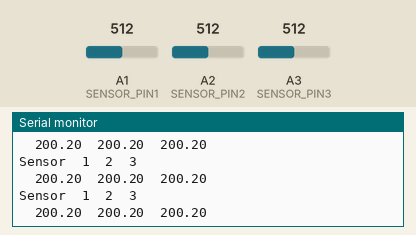
This sketch was run on a simulated Arduino Nano 33 IoT. Parts: the last lines printed to the serial monitor. The inputs (shaded band) are chosen by the test bench; at power-on: A1 (SENSOR_PIN1) = 512, A2 (SENSOR_PIN2) = 512, A3 (SENSOR_PIN3) = 512. Nothing arrives over Bluetooth unless stated; a phone connects over Bluetooth LE 3 s after start.

Above: at 4.5 s.
4.6 s: A1 (SENSOR_PIN1) set to 716
At 5.7 s:
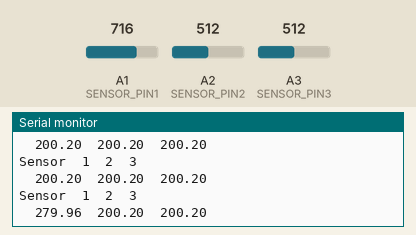
6.1 s: A2 (SENSOR_PIN2) set to 716
At 7.1 s:
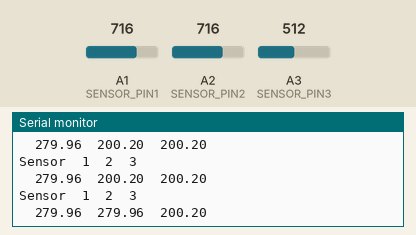
7.6 s: A3 (SENSOR_PIN3) set to 716
At 8.5 s:
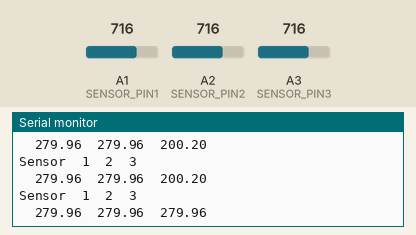
9.1 s: A1 (SENSOR_PIN1) set to 900
At 9.9 s:
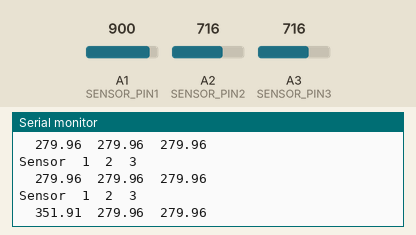
10.6 s: A2 (SENSOR_PIN2) set to 900
At 11.3 s:
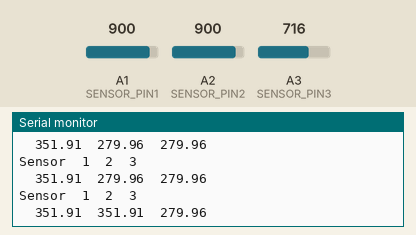
12.1 s: A3 (SENSOR_PIN3) set to 900
At 12.7 s:
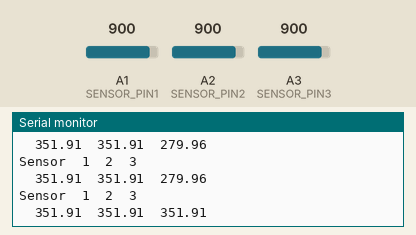
Timing chart, 0 to 14.6 s (numbered marks = the images above; inputs shaded):
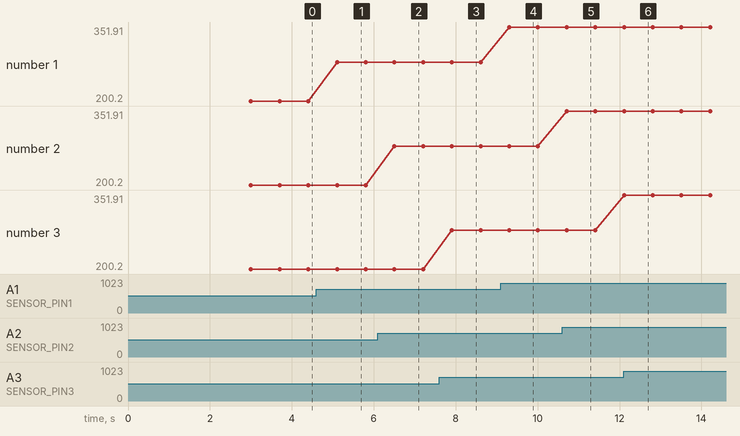

Measured:
- after the input at 4.6 s, the serial monitor: prints a new line after 0.50 s (image 1)
- after the input at 6.1 s, the serial monitor: prints a new line after 0.41 s (image 2)
- after the input at 7.6 s, the serial monitor: prints a new line after 0.31 s (image 3)
- after the input at 9.1 s, the serial monitor: prints a new line after 0.21 s (image 4)
- after the input at 10.6 s, the serial monitor: prints a new line after 0.11 s (image 5)
- after the input at 12.1 s, the serial monitor: prints a new line at once (image 6)
- plotted number 1: 200.2 → 279.96 after the input at 4.6 s, 279.96 → 351.91 after the input at 9.1 s

The sketch:

simpleBLE.ino
```cpp
/*
* Group Name: The Alligaitors
* Course Name: BMEN 3030 - Bioinstrumentation
*
* Connects the Arduino MKR WiFi 1010 to Bluetooth where the output
* from the (3) FlexiForce pressure sensors was transmitted, in addition
* to printing the output to the Serial Monitor once a device pairs.
*/

#include <ArduinoBLE.h>

#define SENSOR_PIN1 A1
#define SENSOR_PIN2 A2
#define SENSOR_PIN3 A3

// Initialize a service for the sensor characteristics
BLEService sensorService("19b10010-e8f2-537e-4f6c-d104768a1214");

// Initialize characteristics for each of the sensors
BLEUnsignedCharCharacteristic sensor1("19b10011-e8f2-537e-4f6c-d104768a1214", BLERead | BLENotify);
BLEUnsignedCharCharacteristic sensor2("19b10012-e8f2-537e-4f6c-d104768a1214", BLERead | BLENotify);
BLEUnsignedCharCharacteristic sensor3("19b10014-e8f2-537e-4f6c-d104768a1214", BLERead | BLENotify);

// Initilize a calibration factor to multiply sensor readings by
const int cf = 80;

void setup()
{
  Serial.begin(9600);

  pinMode(SENSOR_PIN1, INPUT);
  pinMode(SENSOR_PIN2, INPUT);
  pinMode(SENSOR_PIN3, INPUT);

  // Wait for the Serial Monitor to get opened before beginning the bulk of setup
  while (!Serial);

  if (!BLE.begin())
  {
    Serial.println("BLE failed to start");
    while (1);
  }

  BLE.setLocalName("MKR Wifi 1010");
  BLE.setAdvertisedService(sensorService);
  sensorService.addCharacteristic(sensor1);
  sensorService.addCharacteristic(sensor2);
  sensorService.addCharacteristic(sensor3);
  BLE.addService(sensorService);
  BLE.advertise();

  Serial.println("Bluetooth device active, waiting for connections...");
}

void loop()
{
  BLEDevice central = BLE.central(); // wait for a Bluetooth® Low Energy central
  float reading1, reading2, reading3 = 0;
  float v1, v2, v3 = 0;

  if (central)
  {
    Serial.print("Connected to central: ");
    Serial.println(central.address()); // print the central's BT address

    while (central.connected())
    {
      reading1 = analogRead(SENSOR_PIN1);
      v1 = (reading1 * 5.0) / 1023.0; // Convert first FlexiForce sensor's reading to voltage
      v1 = v1 * cf ;
      sensor1.setValue(v1);

      reading2 = analogRead(SENSOR_PIN2);
      v2 = (reading2 * 5.0) / 1023.0; // Convert second FlexiForce sensor's reading to voltage
      v2 = v2 * cf ;
      sensor2.setValue(v2);

      reading3 = analogRead(SENSOR_PIN3);
      v3 = (reading3 * 5.0) / 1023.0; // Convert third FlexiForce sensor's reading to voltage
      v3 = v3 * cf ;
      sensor3.setValue(v3);

    // Print out each sensors' respective data in the Serial Monitor (every 700ms)
      Serial.println("");
      Serial.print("Sensor"); Serial.print("\t"); Serial.print("1"); Serial.print("\t"); Serial.print("2"); Serial.print("\t"); Serial.print("3");
      Serial.println("");
      Serial.print("\t"); Serial.print(v1); Serial.print("\t"); Serial.print(v2); Serial.print("\t"); Serial.print(v3);
      Serial.println("");
      delay(700);
    }
  }

  BLE.poll();
  delay(1000);
}
```
